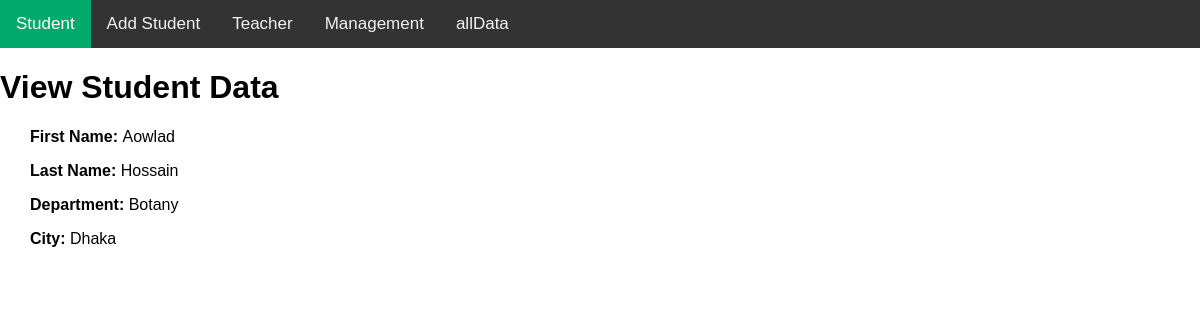
The app's page /viewStudent/1 with its own data.
### myApp/models.py (models this page shows, shortened)
class studentModel(models.Model):
    FirstName=models.CharField(max_length=100)
    LastName=models.CharField(max_length=100)
    Department=models.CharField(max_length=100)
    City=models.CharField(max_length=100)

### myProject/views.py (the view)
# urls.py: path('viewStudent/<str:myid>', viewStudent, name='viewStudent'),
def viewStudent(request,myid):
    student=studentModel.objects.get(id=myid)
    stuDic={
        'student':student
    }
    return render(request, 'viewStudent.html',stuDic)

### template/viewStudent.html
{% extends 'master.html' %}
{% block content %}
    <h1>View Student Data</h1>
    <p style="margin-left: 30px;"><strong>First Name: </strong> {{student.FirstName}}</p>
    <p style="margin-left: 30px;"><strong>Last Name: </strong> {{student.LastName}}</p>
    <p style="margin-left: 30px;"><strong>Department: </strong> {{student.Department}}</p>
    <p style="margin-left: 30px;"><strong>City: </strong> {{student.City}}</p>
{% endblock content %}

### template/navbar.html (style rules this page uses)
body { margin: 0; font-family: Arial, Helvetica, sans-serif; }

### records on screen
studentModel: FirstName "Aowlad", LastName "Hossain", Department "Botany", City "Dhaka"
